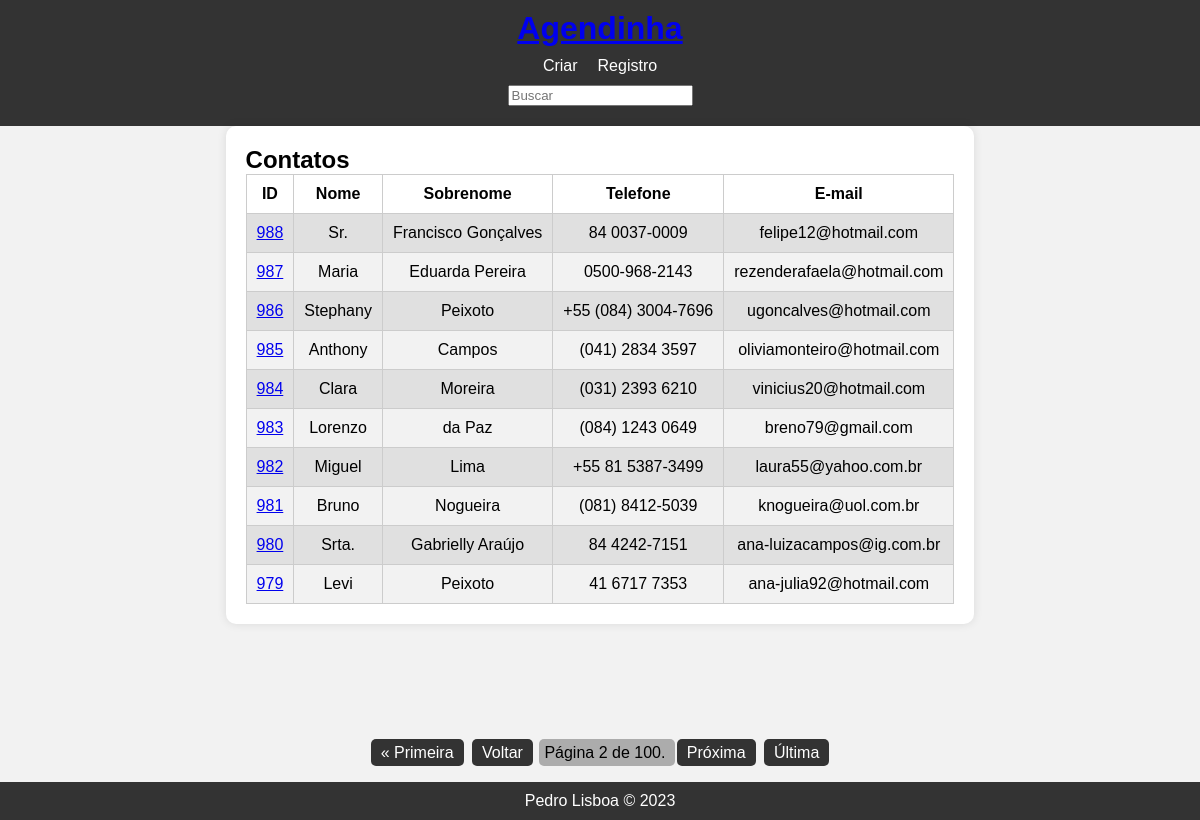
The page /?page=2&q= on the database its author committed.
### contato/models.py (models this page shows, shortened)
class Contato(models.Model):
    nome = models.CharField(max_length=50)
    sobrenome = models.CharField(max_length=50, blank=True)
    telefone = models.CharField(max_length=50)
    email = models.EmailField(max_length=254)
    data_de_criacao = models.DateTimeField(default=timezone.now)
    descricao = models.TextField(blank=True)
    mostrar = models.BooleanField(default=True)
    imagem = models.ImageField(blank=True, upload_to='imagens/%Y/%m')
    categoria = models.ForeignKey(
        Categoria,
        on_delete=models.SET_NULL,
        blank=True,
        null=True)
    dono = models.ForeignKey(
        User,
        on_delete=models.SET_NULL,
        blank=True,
        null=True)
    class Meta:
        verbose_name = 'Cantato'
        verbose_name_plural = 'Contatos'

### contato/views/contato_views.py (the view)
# urls.py: path('', index, name='index'),
def index(request):
    contatos = Contato.objects.filter(mostrar=True).order_by('-id')
    paginator = Paginator(contatos, 10)
    page_number = request.GET.get("page")
    page_obj = paginator.get_page(page_number)
    context = {
        'contatos': page_obj,
    }
    return render(request, 'index.html', context)

### contato/templates/index.html (shortened to what this page needs)
{% extends "base.html" %}
{% block conteudo %}
    <div class="container__main">
        <div class="container__contatos">
            <h2>Contatos</h2>
            <table>
                <thead>
                    <tr>
                        <th>ID</th>
                        <th>Nome</th>
                        <th>Sobrenome</th>
                        <th>Telefone</th>
                        <th>E-mail</th>
                    </tr>
                </thead>
                <tbody>
                    {% for contato in contatos %}
                        <tr>
                            <td>
                                <a href="{% url 'contato_unico' contato.id %}">{{contato.id}}</a>
                            </td>
                            <td>{{contato.nome}}</td>
                            <td>{{contato.sobrenome}}</td>
                            <td>{{contato.telefone}}</td>
                            <td>{{contato.email}}</td>
                        </tr>
                    {% endfor %}
                </tbody>
            </table>
        </div>
    </div>
    {% include "pagination.html" %}
{% endblock conteudo %}

### contato/static/css/style.css (style rules this page uses)
body, h1, h2, h3, ul, li { margin: 0; padding: 0; }
body { background-color: #f2f2f2; font-family: Helvetica, Arial, sans-serif; }
.container__main { text-align: center; padding-bottom: 100px; }
.container__contatos { display: inline-block; text-align: left; padding: 20px; background-color: #fff; border-radius: 10px; box-shadow: 0 0 10px rgba(0, 0, 0, 0.1); }
table { width: 100%; border-collapse: collapse; }
table, th, td { border: 1px solid #ccc; }
th, td { padding: 10px; text-align: center; }
tbody tr:nth-child(even) { background-color: #f2f2f2; }
tbody tr:nth-child(odd) { background-color: #e0e0e0; }

### rows shown on the page
Contato: id "988", nome "Sr.", sobrenome "Francisco Gonçalves", telefone "84 0037-0009", email "felipe12@hotmail.com"
Contato: id "987", nome "Maria", sobrenome "Eduarda Pereira", telefone "0500-968-2143", email "rezenderafaela@hotmail.com"
Contato: id "986", nome "Stephany", sobrenome "Peixoto", telefone "+55 (084) 3004-7696", email "ugoncalves@hotmail.com"
Contato: id "985", nome "Anthony", sobrenome "Campos", telefone "(041) 2834 3597", email "oliviamonteiro@hotmail.com"
Contato: id "984", nome "Clara", sobrenome "Moreira", telefone "(031) 2393 6210", email "vinicius20@hotmail.com"
Contato: id "983", nome "Lorenzo", sobrenome "da Paz", telefone "(084) 1243 0649", email "breno79@gmail.com"
Contato: id "982", nome "Miguel", sobrenome "Lima", telefone "+55 81 5387-3499", email "laura55@yahoo.com.br"
Contato: id "981", nome "Bruno", sobrenome "Nogueira", telefone "(081) 8412-5039", email "knogueira@uol.com.br"
Contato: id "980", nome "Srta.", sobrenome "Gabrielly Araújo", telefone "84 4242-7151", email "ana-luizacampos@ig.com.br"
Contato: id "979", nome "Levi", sobrenome "Peixoto", telefone "41 6717 7353", email "ana-julia92@hotmail.com"

### other values the page prints
{{ contatos.number }} "2"
{{ contatos.paginator.num_pages }} "100"
